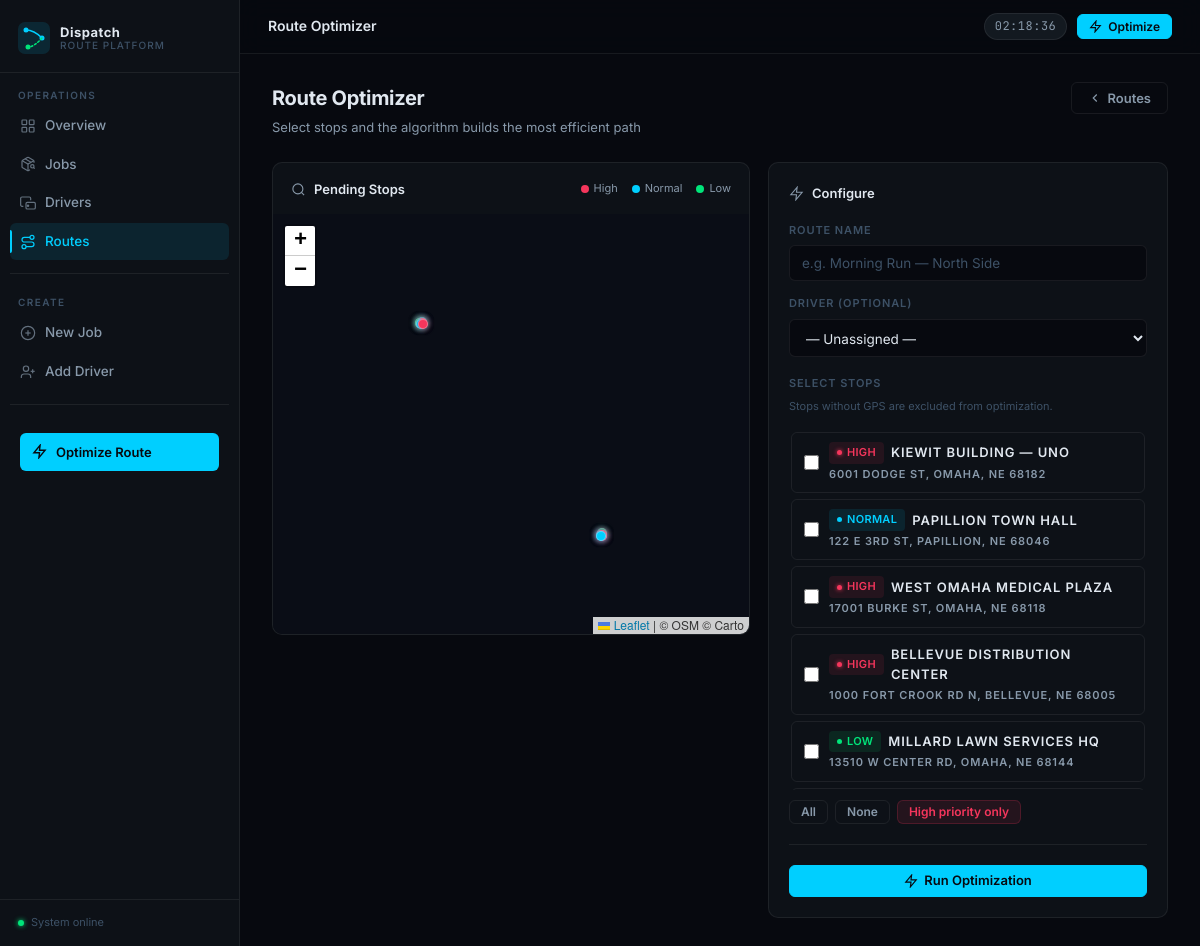
Before: /routes/optimize/ with the older database file.
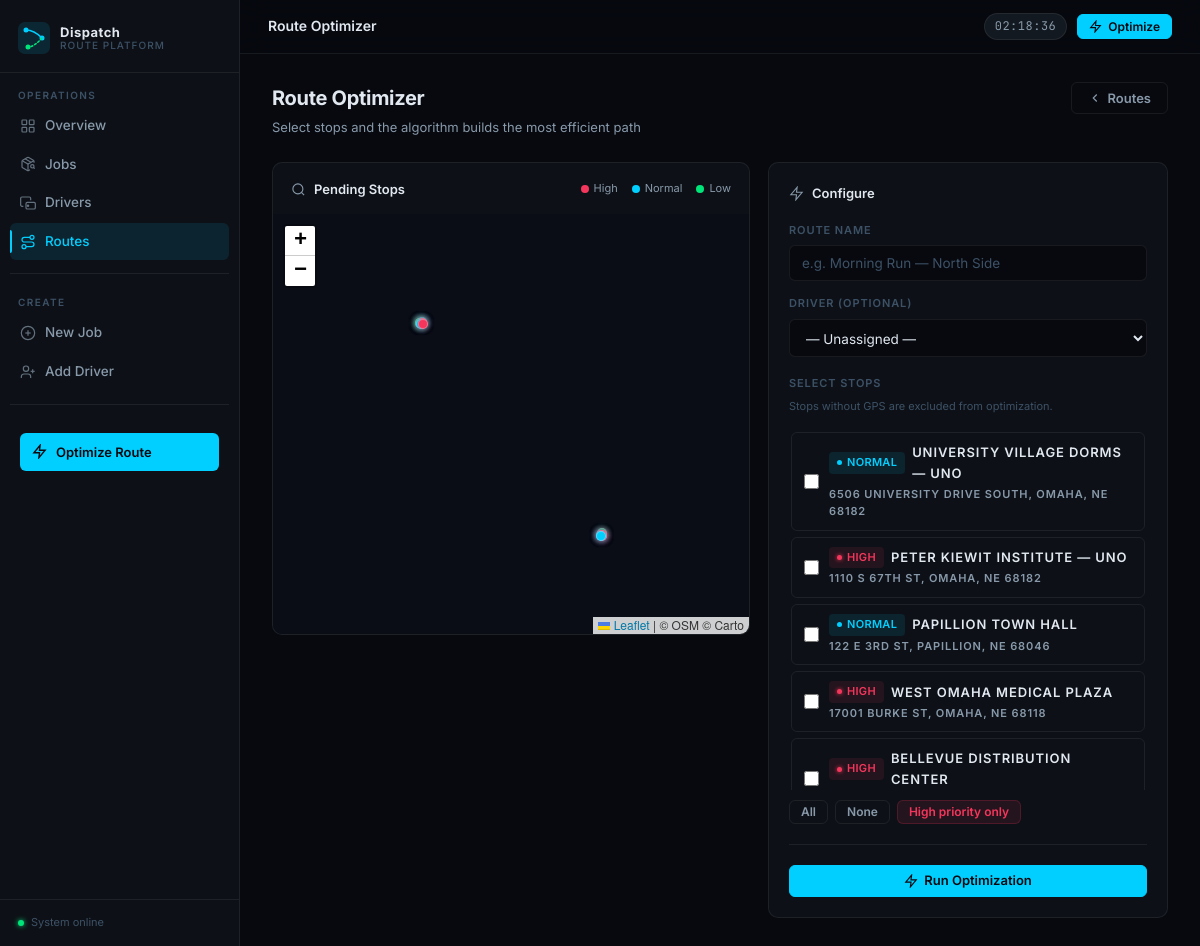
After: the same page with the newer database file.
### optimizer/models.py (models this page shows, shortened)
class Job(models.Model):
    PRIORITY_CHOICES = [
        ('low', 'Low'),
        ('normal', 'Normal'),
        ('high', 'High'),
    ]
    STATUS_CHOICES = [
        ('pending', 'Pending'),
        ('in_progress', 'In Progress'),
        ('completed', 'Completed'),
    ]
    SERVICE_CHOICES = [
        ('delivery', 'Delivery'),
        ('pickup', 'Pickup'),
        ('cleaning', 'Cleaning'),
        ('lawn_care', 'Lawn Care'),
        ('repair', 'Repair'),
        ('inspection', 'Inspection'),
        ('other', 'Other'),
    ]
    customer_name = models.CharField(max_length=100)
    address = models.CharField(max_length=255)
    latitude = models.FloatField(null=True, blank=True)
    longitude = models.FloatField(null=True, blank=True)
    service_type = models.CharField(max_length=20, choices=SERVICE_CHOICES, default='delivery')
    priority = models.CharField(max_length=10, choices=PRIORITY_CHOICES, default='normal')
    time_window_start = models.TimeField(null=True, blank=True)
    time_window_end = models.TimeField(null=True, blank=True)
    driver = models.ForeignKey(
        Driver, on_delete=models.SET_NULL,
        null=True, blank=True, related_name='jobs'
    )
    status = models.CharField(max_length=20, choices=STATUS_CHOICES, default='pending')
    notes = models.TextField(blank=True)
    created_at = models.DateTimeField(auto_now_add=True)
    updated_at = models.DateTimeField(auto_now=True)
    class Meta:
        ordering = ['-created_at']
    def has_coords(self):
        return self.latitude is not None and self.longitude is not None

### optimizer/views.py (the view, shortened to what this page needs)
# urls.py: path('routes/optimize/', views.route_optimize, name='route_optimize'),
def route_optimize(request):
    form = RouteOptimizeForm(request.POST or None)
    pending_jobs = Job.objects.filter(status='pending').select_related('driver')
    return render(request, 'optimizer/route_optimize.html', {
        'form': form,
        'pending_jobs': pending_jobs,
    })

### optimizer/forms.py (shortened to what this page needs)
class RouteOptimizeForm(forms.Form):
    driver = forms.ModelChoiceField(
        queryset=Driver.objects.filter(is_available=True),
        required=False,
        empty_label="— Unassigned —",
        help_text="Optional: assign a driver to this route.",
    )
    route_name = forms.CharField(
        max_length=100, required=False,
        widget=forms.TextInput(attrs={'placeholder': 'e.g. Morning Run — North Side'}),
        help_text="Give this route a memorable name.",
    )
    job_ids = forms.ModelMultipleChoiceField(
        queryset=Job.objects.filter(status='pending'),
        widget=forms.CheckboxSelectMultiple,
        help_text="Select the stops to include in this route.",
    )
    depot_lat = forms.FloatField(
        required=False, widget=forms.HiddenInput()
    )
    depot_lng = forms.FloatField(
        required=False, widget=forms.HiddenInput()
    )

### optimizer/models.py (called while the page is built)
    def __str__(self):
        return self.name

### optimizer/templates/optimizer/route_optimize.html (shortened to what the changed rows need)
{% extends 'optimizer/base.html' %}
{% block content %}
<div class="page-header">
  <div>
    <h1>Route Optimizer</h1>
  </div>
</div>
<div style="display:grid;grid-template-columns:1fr 400px;gap:18px;align-items:start;">
  <div class="card">
    <form method="post" id="optimize-form">
      <div class="form-group" style="margin-bottom:10px;">
        <div class="check-list" id="job-checklist">
          {% for job in pending_jobs %}
          <label class="check-list-item">
            <input type="checkbox" name="job_ids" value="{{ job.pk }}"
              {% if form.job_ids.value and job.pk|stringformat:"s" in form.job_ids.value %}checked{% endif %}>
            <div style="flex:1;">
              <div style="display:flex;align-items:center;gap:7px;">
                <span class="badge badge-{{ job.priority }}">{{ job.get_priority_display }}</span>
                <span style="font-weight:600;font-size:13px;">{{ job.customer_name }}</span>
              </div>
              <div class="item-meta">{{ job.address|truncatechars:45 }}</div>
            </div>
          </label>
          {% empty %}
          <p style="color:var(--text-2);font-size:13px;padding:8px 0;">No pending jobs. <a href="{% url 'job_create' %}" style="color:var(--cyan);">Add some first.</a></p>
          {% endfor %}
        </div>
      </div>
    </form>
  </div>
</div>
{% endblock %}

Changed rows visible on the page:
removed Job: priority "HIGH", customer_name "KIEWIT BUILDING — UNO", address "6001 DODGE ST, OMAHA, NE 68182"
removed Job: priority "HIGH", customer_name "BELLEVUE DISTRIBUTION CENTER", address "1000 FORT CROOK RD N, BELLEVUE, NE 68005"
removed Job: priority "LOW", customer_name "MILLARD LAWN SERVICES HQ", address "13510 W CENTER RD, OMAHA, NE 68144"
added Job: priority "NORMAL", customer_name "UNIVERSITY VILLAGE DORMS — UNO", address "6506 UNIVERSITY DRIVE SOUTH, OMAHA, NE 68182"
added Job: priority "HIGH", customer_name "PETER KIEWIT INSTITUTE — UNO", address "1110 S 67TH ST, OMAHA, NE 68182"
added Job: priority "HIGH", customer_name "BELLEVUE DISTRIBUTION CENTER"
